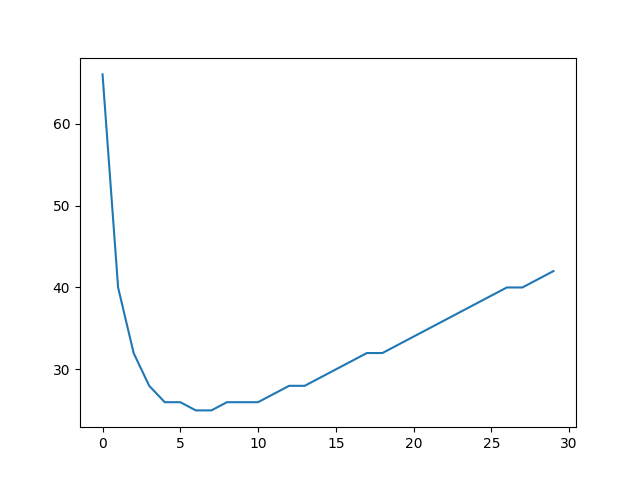

Reproduce this figure in Python.
# My answer ====
# dist = [0, 1152921504606846976, 1152921504606846976, 105, 86, 176, 112, 26] 26
# Correct answer ====
# dist = [0, 1152921504606846976, 1152921504606846976, 105, 86, 176, 112, 25] 25

# 25 - 12 = 13min
# 13 = t + di/(t+1)
# 13 = t + 54/(t+1)

# 8 7
# 1 8 12 54
# 5 1 70 78
# 6 5 89 89
# 3 2 84 61
# 5 7 26 69
# 1 4 93 44
# 5 4 27 33

xs = []
ys = []

for t in range(0, 30):
    temp = t + 12 + 54 // (t+1)
    print(f"{t=}, {temp=}")
    xs.append(t)
    ys.append(temp)


import matplotlib.pyplot as plt

plt.plot(xs, ys)
plt.savefig("e.png")

t=0, temp=66
t=1, temp=40
t=2, temp=32
t=3, temp=28
t=4, temp=26
t=5, temp=26
t=6, temp=25
t=7, temp=25
t=8, temp=26
t=9, temp=26
t=10, temp=26
t=11, temp=27
t=12, temp=28
t=13, temp=28
t=14, temp=29
t=15, temp=30
t=16, temp=31
t=17, temp=32
t=18, temp=32
t=19, temp=33
t=20, temp=34
t=21, temp=35
t=22, temp=36
t=23, temp=37
t=24, temp=38
t=25, temp=39
t=26, temp=40
t=27, temp=40
t=28, temp=41
t=29, temp=42